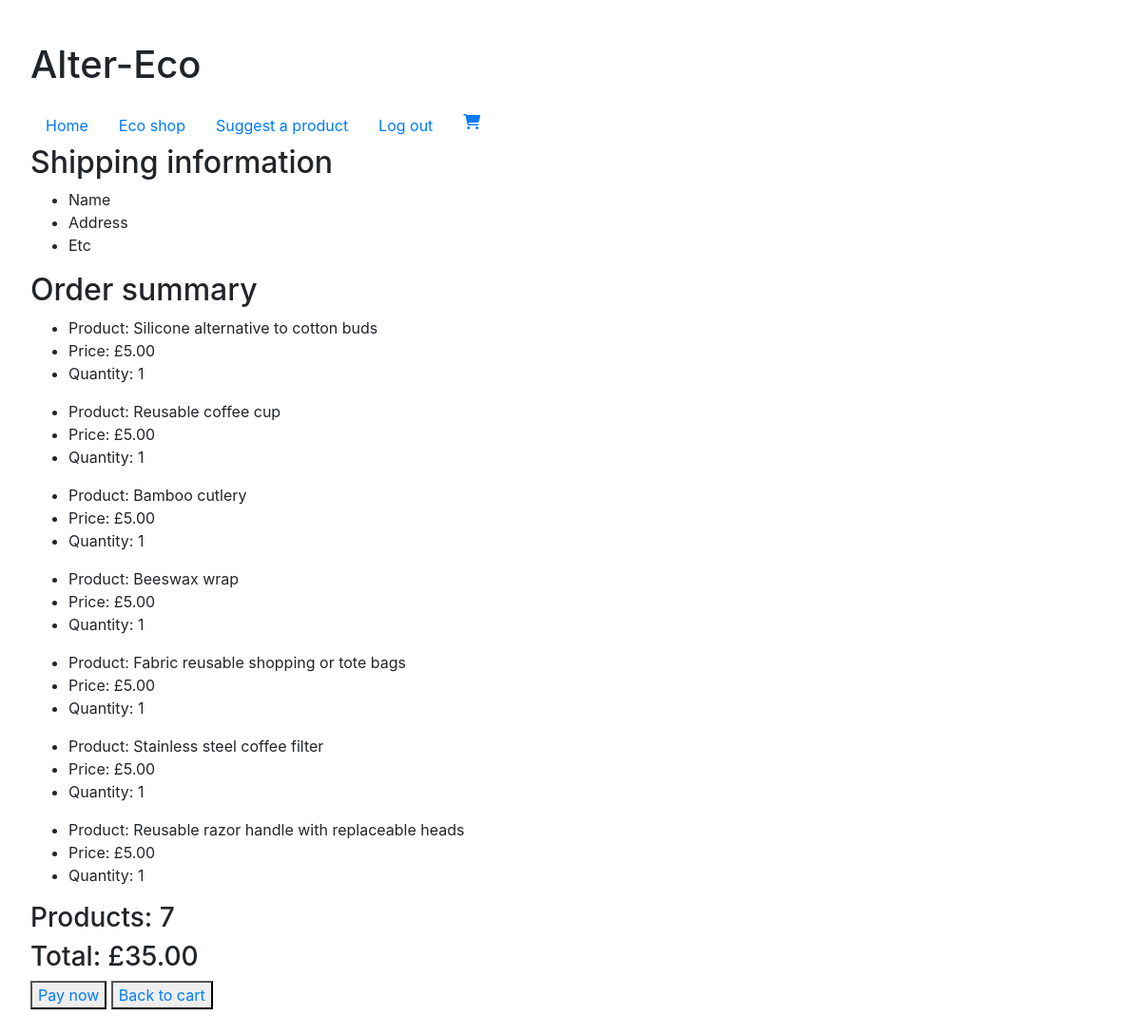
The page /checkout/ (signed in) on the database its author committed.
### pages/models.py (models this page shows, shortened)
class OrderProduct(models.Model):
    order = models.ForeignKey(Order, on_delete=models.SET_NULL, null=True)
    product = models.ForeignKey(Product, on_delete=models.SET_NULL, null=True)
    quantity = models.IntegerField(default=1)
    class Meta:
        unique_together = ('order', 'product')
    @property
    def get_total(self):
        total = self.product.price * self.quantity
        return total

class Product(models.Model):
    item = models.ForeignKey(Item, on_delete=models.CASCADE)
    name = models.CharField(max_length=200)
    description = models.CharField(max_length=300, null=True)
    stock = models.PositiveIntegerField(default=0)
    price = models.FloatField(default=0)
    is_approved = models.BooleanField(default=False)

class Order(models.Model):
    customer = models.ForeignKey(Customer, on_delete=models.SET_NULL, null=True)
    products = models.ManyToManyField('OrderProduct', related_name='orderproducts')
    order_date = models.DateTimeField(null=True)
    complete = models.BooleanField(default=False)
    order_id = models.CharField(max_length=200, null=True)
    @property
    def get_cart_total(self):
        orderproducts = self.orderproduct_set.all()
        total = sum([product.get_total for product in orderproducts])
        return total
    @property
    def get_cart_items(self):
        orderproducts = self.orderproduct_set.all()
        total = sum([product.quantity for product in orderproducts])
        return total

### pages/views.py (the view)
# urls.py: path('checkout/', views.checkout, name='checkout'),
def checkout(request):
    customer = request.user.customer
    order, created = Order.objects.get_or_create(customer=customer, complete=False)
    products = order.orderproduct_set.all()
    context = {'products': products, 'order': order}
    return render(request, 'checkout.html', context)

### pages/templates/checkout.html (shortened to what this page needs)
{% extends "base.html" %} {% block title %}Checkout{% endblock %} {% block body %}
<h2>Shipping information</h2>
<form action="" method="post">
    <div>
        <ul>
            <li>Name</li>
            <li>Address</li>
            <li>Etc</li>
        </ul>
    </div>
</form>
<h2>Order summary</h2>
<div>
    {% for product in products %}
    <div>
        <ul>
            <li>Product: {{ product.product.name }}</li>
            <li>Price: £{{ product.product.price|floatformat:2 }}</li>
            <li>Quantity: {{ product.quantity }}</li>
        </ul>
    </div>
    {% endfor %}
    <div>
        <h3>Products: {{ order.get_cart_items }}</h3>
        <h3>Total: £{{ order.get_cart_total|floatformat:2 }}</h3>
    </div>
    <button type="submit"><a href="">Pay now</a></button>
    <button type="submit"><a href="{% url 'cart' %}">Back to cart</a></button>
</div>
{% endblock %}

### pages/static/pages/main.css (style rules this page uses)
body { margin: 2em; }

### rows shown on the page
OrderProduct: product.name "Silicone alternative to cotton buds", product.price "5.00", quantity "1"
OrderProduct: product.name "Reusable coffee cup", product.price "5.00", quantity "1"
OrderProduct: product.name "Bamboo cutlery", product.price "5.00", quantity "1"
OrderProduct: product.name "Beeswax wrap", product.price "5.00", quantity "1"
OrderProduct: product.name "Fabric reusable shopping or tote bags", product.price "5.00", quantity "1"
OrderProduct: product.name "Stainless steel coffee filter", product.price "5.00", quantity "1"
OrderProduct: product.name "Reusable razor handle with replaceable heads", product.price "5.00", quantity "1"
Order: get_cart_items "7", get_cart_total "35.00"
